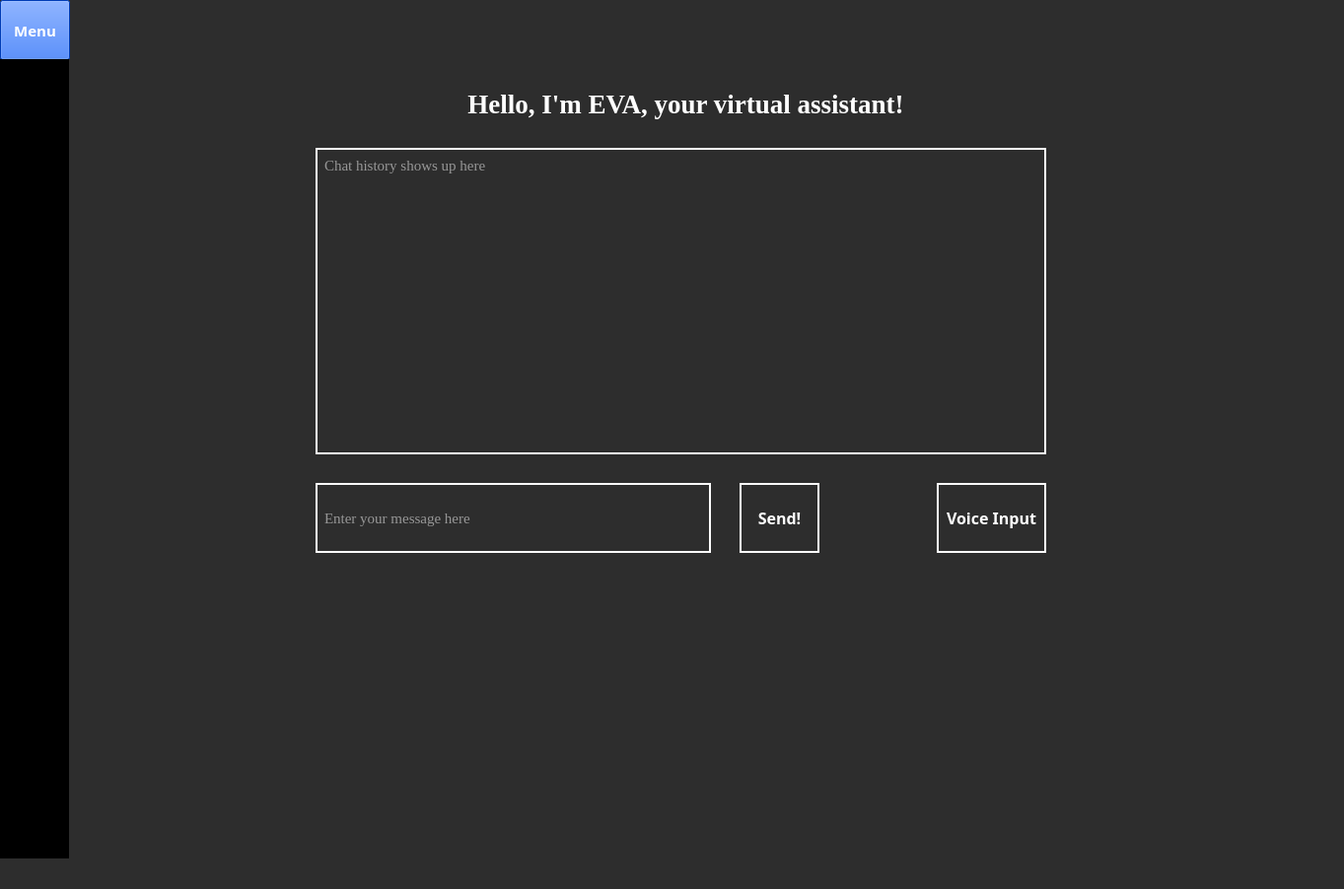
<?xml version="1.0" encoding="UTF-8"?>
<ui version="4.0">
 <class>MainWindow</class>
 <widget class="QMainWindow" name="MainWindow">
  <property name="geometry">
   <rect>
    <x>0</x>
    <y>0</y>
    <width>1363</width>
    <height>902</height>
   </rect>
  </property>
  <property name="minimumSize">
   <size>
    <width>1000</width>
    <height>500</height>
   </size>
  </property>
  <property name="cursor">
   <cursorShape>ArrowCursor</cursorShape>
  </property>
  <property name="windowTitle">
   <string>EVA</string>
  </property>
  <property name="autoFillBackground">
   <bool>false</bool>
  </property>
  <property name="styleSheet">
   <string notr="true">background-color: #2d2d2d;</string>
  </property>
  <property name="documentMode">
   <bool>true</bool>
  </property>
  <widget class="QWidget" name="centralwidget">
   <widget class="QLabel" name="introlabel">
    <property name="geometry">
     <rect>
      <x>410</x>
      <y>80</y>
      <width>571</width>
      <height>51</height>
     </rect>
    </property>
    <property name="font">
     <font>
      <family>Georgia</family>
      <pointsize>20</pointsize>
      <weight>75</weight>
      <bold>true</bold>
     </font>
    </property>
    <property name="cursor">
     <cursorShape>ArrowCursor</cursorShape>
    </property>
    <property name="styleSheet">
     <string notr="true">color: white;
text-align: center;</string>
    </property>
    <property name="text">
     <string>Hello, I'm EVA, your virtual assistant!</string>
    </property>
    <property name="alignment">
     <set>Qt::AlignCenter</set>
    </property>
    <property name="wordWrap">
     <bool>false</bool>
    </property>
   </widget>
   <widget class="QPushButton" name="submit">
    <property name="geometry">
     <rect>
      <x>750</x>
      <y>490</y>
      <width>81</width>
      <height>71</height>
     </rect>
    </property>
    <property name="font">
     <font>
      <family>Bahnschrift</family>
      <pointsize>12</pointsize>
      <weight>75</weight>
      <bold>true</bold>
     </font>
    </property>
    <property name="cursor">
     <cursorShape>PointingHandCursor</cursorShape>
    </property>
    <property name="mouseTracking">
     <bool>false</bool>
    </property>
    <property name="whatsThis">
     <string>Send your message to EVA</string>
    </property>
    <property name="autoFillBackground">
     <bool>false</bool>
    </property>
    <property name="styleSheet">
     <string notr="true">color:white;
border: 2px solid white;</string>
    </property>
    <property name="text">
     <string>Send!</string>
    </property>
    <property name="default">
     <bool>false</bool>
    </property>
    <property name="flat">
     <bool>false</bool>
    </property>
   </widget>
   <widget class="QLineEdit" name="textinput">
    <property name="geometry">
     <rect>
      <x>320</x>
      <y>490</y>
      <width>401</width>
      <height>71</height>
     </rect>
    </property>
    <property name="font">
     <font>
      <family>Georgia</family>
      <pointsize>11</pointsize>
     </font>
    </property>
    <property name="whatsThis">
     <string>Enter your message here</string>
    </property>
    <property name="styleSheet">
     <string notr="true">color:white;
padding: 5px;
border: 2px solid white;</string>
    </property>
    <property name="placeholderText">
     <string>Enter your message here</string>
    </property>
    <property name="clearButtonEnabled">
     <bool>false</bool>
    </property>
   </widget>
   <widget class="QPushButton" name="voiceinput">
    <property name="geometry">
     <rect>
      <x>950</x>
      <y>490</y>
      <width>111</width>
      <height>71</height>
     </rect>
    </property>
    <property name="font">
     <font>
      <family>Bahnschrift</family>
      <pointsize>12</pointsize>
      <weight>75</weight>
      <bold>true</bold>
     </font>
    </property>
    <property name="cursor">
     <cursorShape>PointingHandCursor</cursorShape>
    </property>
    <property name="autoFillBackground">
     <bool>false</bool>
    </property>
    <property name="styleSheet">
     <string notr="true">color:white;
border: 2px solid white;</string>
    </property>
    <property name="text">
     <string>Voice Input</string>
    </property>
    <property name="shortcut">
     <string>Shift+V</string>
    </property>
   </widget>
   <widget class="QTextEdit" name="chatrec">
    <property name="geometry">
     <rect>
      <x>320</x>
      <y>150</y>
      <width>741</width>
      <height>311</height>
     </rect>
    </property>
    <property name="font">
     <font>
      <family>Georgia</family>
      <pointsize>11</pointsize>
     </font>
    </property>
    <property name="styleSheet">
     <string notr="true">border: 2px solid white;
padding: 3px;
color: white;</string>
    </property>
    <property name="readOnly">
     <bool>true</bool>
    </property>
    <property name="placeholderText">
     <string>Chat history shows up here</string>
    </property>
   </widget>
   <widget class="QPushButton" name="btn_toggle">
    <property name="geometry">
     <rect>
      <x>0</x>
      <y>0</y>
      <width>71</width>
      <height>61</height>
     </rect>
    </property>
    <property name="sizePolicy">
     <sizepolicy hsizetype="Expanding" vsizetype="Expanding">
      <horstretch>0</horstretch>
      <verstretch>0</verstretch>
     </sizepolicy>
    </property>
    <property name="font">
     <font>
      <family>Segoe UI Black</family>
      <pointsize>11</pointsize>
      <weight>75</weight>
      <bold>true</bold>
     </font>
    </property>
    <property name="cursor">
     <cursorShape>PointingHandCursor</cursorShape>
    </property>
    <property name="styleSheet">
     <string notr="true">color:white;
background-color: #0055ff;</string>
    </property>
    <property name="text">
     <string>Menu</string>
    </property>
   </widget>
   <widget class="QWidget" name="verticalLayoutWidget">
    <property name="geometry">
     <rect>
      <x>0</x>
      <y>60</y>
      <width>281</width>
      <height>811</height>
     </rect>
    </property>
    <layout class="QVBoxLayout" name="verticalLayout">
     <property name="spacing">
      <number>0</number>
     </property>
     <item>
      <widget class="QFrame" name="side_frame">
       <property name="sizePolicy">
        <sizepolicy hsizetype="Preferred" vsizetype="Preferred">
         <horstretch>0</horstretch>
         <verstretch>0</verstretch>
        </sizepolicy>
       </property>
       <property name="minimumSize">
        <size>
         <width>70</width>
         <height>0</height>
        </size>
       </property>
       <property name="maximumSize">
        <size>
         <width>70</width>
         <height>16777215</height>
        </size>
       </property>
       <property name="cursor">
        <cursorShape>ArrowCursor</cursorShape>
       </property>
       <property name="styleSheet">
        <string notr="true">background-color: black;</string>
       </property>
       <property name="frameShape">
        <enum>QFrame::NoFrame</enum>
       </property>
       <property name="frameShadow">
        <enum>QFrame::Raised</enum>
       </property>
      </widget>
     </item>
    </layout>
   </widget>
  </widget>
  <widget class="QMenuBar" name="menubar">
   <property name="enabled">
    <bool>true</bool>
   </property>
   <property name="geometry">
    <rect>
     <x>0</x>
     <y>0</y>
     <width>1363</width>
     <height>21</height>
    </rect>
   </property>
   <property name="whatsThis">
    <string>A virtual assistant</string>
   </property>
   <property name="autoFillBackground">
    <bool>false</bool>
   </property>
   <property name="defaultUp">
    <bool>false</bool>
   </property>
  </widget>
  <widget class="QStatusBar" name="statusbar"/>
 </widget>
 <resources/>
 <connections/>
</ui>
